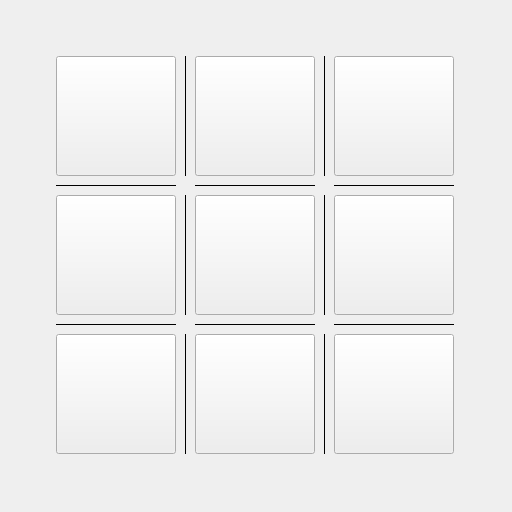
<?xml version="1.0" encoding="UTF-8"?>
<ui version="4.0">
 <class>CrissCross</class>
 <widget class="QWidget" name="CrissCross">
  <property name="geometry">
   <rect>
    <x>0</x>
    <y>0</y>
    <width>512</width>
    <height>512</height>
   </rect>
  </property>
  <property name="minimumSize">
   <size>
    <width>512</width>
    <height>512</height>
   </size>
  </property>
  <property name="windowTitle">
   <string notr="true">LogDoctor - CrissCross</string>
  </property>
  <property name="windowIcon">
   <iconset>
    <normalon>:/logo/logo/logdoctor.svg</normalon>
   </iconset>
  </property>
  <layout class="QGridLayout" name="gridLayout_2">
   <item row="1" column="1">
    <widget class="QFrame" name="frame">
     <property name="sizePolicy">
      <sizepolicy hsizetype="Expanding" vsizetype="Expanding">
       <horstretch>0</horstretch>
       <verstretch>0</verstretch>
      </sizepolicy>
     </property>
     <property name="minimumSize">
      <size>
       <width>400</width>
       <height>400</height>
      </size>
     </property>
     <property name="maximumSize">
      <size>
       <width>400</width>
       <height>400</height>
      </size>
     </property>
     <layout class="QGridLayout" name="gridLayout">
      <property name="leftMargin">
       <number>0</number>
      </property>
      <property name="topMargin">
       <number>0</number>
      </property>
      <property name="rightMargin">
       <number>0</number>
      </property>
      <property name="bottomMargin">
       <number>0</number>
      </property>
      <property name="spacing">
       <number>8</number>
      </property>
      <item row="0" column="0">
       <widget class="QPushButton" name="button_NW">
        <property name="sizePolicy">
         <sizepolicy hsizetype="MinimumExpanding" vsizetype="MinimumExpanding">
          <horstretch>0</horstretch>
          <verstretch>0</verstretch>
         </sizepolicy>
        </property>
        <property name="minimumSize">
         <size>
          <width>120</width>
          <height>120</height>
         </size>
        </property>
        <property name="maximumSize">
         <size>
          <width>120</width>
          <height>120</height>
         </size>
        </property>
        <property name="cursor">
         <cursorShape>PointingHandCursor</cursorShape>
        </property>
        <property name="iconSize">
         <size>
          <width>104</width>
          <height>104</height>
         </size>
        </property>
       </widget>
      </item>
      <item row="0" column="1">
       <widget class="Line" name="line_3">
        <property name="frameShadow">
         <enum>QFrame::Plain</enum>
        </property>
        <property name="orientation">
         <enum>Qt::Vertical</enum>
        </property>
       </widget>
      </item>
      <item row="0" column="2">
       <widget class="QPushButton" name="button_N">
        <property name="sizePolicy">
         <sizepolicy hsizetype="MinimumExpanding" vsizetype="MinimumExpanding">
          <horstretch>0</horstretch>
          <verstretch>0</verstretch>
         </sizepolicy>
        </property>
        <property name="minimumSize">
         <size>
          <width>120</width>
          <height>120</height>
         </size>
        </property>
        <property name="maximumSize">
         <size>
          <width>120</width>
          <height>120</height>
         </size>
        </property>
        <property name="cursor">
         <cursorShape>PointingHandCursor</cursorShape>
        </property>
        <property name="iconSize">
         <size>
          <width>104</width>
          <height>104</height>
         </size>
        </property>
       </widget>
      </item>
      <item row="0" column="3">
       <widget class="Line" name="line_4">
        <property name="frameShadow">
         <enum>QFrame::Plain</enum>
        </property>
        <property name="orientation">
         <enum>Qt::Vertical</enum>
        </property>
       </widget>
      </item>
      <item row="0" column="4">
       <widget class="QPushButton" name="button_NE">
        <property name="sizePolicy">
         <sizepolicy hsizetype="MinimumExpanding" vsizetype="MinimumExpanding">
          <horstretch>0</horstretch>
          <verstretch>0</verstretch>
         </sizepolicy>
        </property>
        <property name="minimumSize">
         <size>
          <width>120</width>
          <height>120</height>
         </size>
        </property>
        <property name="maximumSize">
         <size>
          <width>120</width>
          <height>120</height>
         </size>
        </property>
        <property name="cursor">
         <cursorShape>PointingHandCursor</cursorShape>
        </property>
        <property name="iconSize">
         <size>
          <width>104</width>
          <height>104</height>
         </size>
        </property>
       </widget>
      </item>
      <item row="1" column="0">
       <widget class="Line" name="line_1">
        <property name="frameShadow">
         <enum>QFrame::Plain</enum>
        </property>
        <property name="orientation">
         <enum>Qt::Horizontal</enum>
        </property>
       </widget>
      </item>
      <item row="1" column="2">
       <widget class="Line" name="line_6">
        <property name="frameShadow">
         <enum>QFrame::Plain</enum>
        </property>
        <property name="orientation">
         <enum>Qt::Horizontal</enum>
        </property>
       </widget>
      </item>
      <item row="1" column="4">
       <widget class="Line" name="line_7">
        <property name="frameShadow">
         <enum>QFrame::Plain</enum>
        </property>
        <property name="orientation">
         <enum>Qt::Horizontal</enum>
        </property>
       </widget>
      </item>
      <item row="2" column="0">
       <widget class="QPushButton" name="button_W">
        <property name="sizePolicy">
         <sizepolicy hsizetype="MinimumExpanding" vsizetype="MinimumExpanding">
          <horstretch>0</horstretch>
          <verstretch>0</verstretch>
         </sizepolicy>
        </property>
        <property name="minimumSize">
         <size>
          <width>120</width>
          <height>120</height>
         </size>
        </property>
        <property name="maximumSize">
         <size>
          <width>120</width>
          <height>120</height>
         </size>
        </property>
        <property name="cursor">
         <cursorShape>PointingHandCursor</cursorShape>
        </property>
        <property name="iconSize">
         <size>
          <width>104</width>
          <height>104</height>
         </size>
        </property>
       </widget>
      </item>
      <item row="2" column="1">
       <widget class="Line" name="line_9">
        <property name="frameShadow">
         <enum>QFrame::Plain</enum>
        </property>
        <property name="orientation">
         <enum>Qt::Vertical</enum>
        </property>
       </widget>
      </item>
      <item row="2" column="2">
       <widget class="QPushButton" name="button_C">
        <property name="sizePolicy">
         <sizepolicy hsizetype="MinimumExpanding" vsizetype="MinimumExpanding">
          <horstretch>0</horstretch>
          <verstretch>0</verstretch>
         </sizepolicy>
        </property>
        <property name="minimumSize">
         <size>
          <width>120</width>
          <height>120</height>
         </size>
        </property>
        <property name="maximumSize">
         <size>
          <width>120</width>
          <height>120</height>
         </size>
        </property>
        <property name="cursor">
         <cursorShape>PointingHandCursor</cursorShape>
        </property>
        <property name="iconSize">
         <size>
          <width>104</width>
          <height>104</height>
         </size>
        </property>
       </widget>
      </item>
      <item row="2" column="3">
       <widget class="Line" name="line_10">
        <property name="frameShadow">
         <enum>QFrame::Plain</enum>
        </property>
        <property name="orientation">
         <enum>Qt::Vertical</enum>
        </property>
       </widget>
      </item>
      <item row="2" column="4">
       <widget class="QPushButton" name="button_E">
        <property name="sizePolicy">
         <sizepolicy hsizetype="MinimumExpanding" vsizetype="MinimumExpanding">
          <horstretch>0</horstretch>
          <verstretch>0</verstretch>
         </sizepolicy>
        </property>
        <property name="minimumSize">
         <size>
          <width>120</width>
          <height>120</height>
         </size>
        </property>
        <property name="maximumSize">
         <size>
          <width>120</width>
          <height>120</height>
         </size>
        </property>
        <property name="cursor">
         <cursorShape>PointingHandCursor</cursorShape>
        </property>
        <property name="iconSize">
         <size>
          <width>104</width>
          <height>104</height>
         </size>
        </property>
       </widget>
      </item>
      <item row="3" column="0">
       <widget class="Line" name="line_2">
        <property name="frameShadow">
         <enum>QFrame::Plain</enum>
        </property>
        <property name="orientation">
         <enum>Qt::Horizontal</enum>
        </property>
       </widget>
      </item>
      <item row="3" column="2">
       <widget class="Line" name="line_5">
        <property name="frameShadow">
         <enum>QFrame::Plain</enum>
        </property>
        <property name="orientation">
         <enum>Qt::Horizontal</enum>
        </property>
       </widget>
      </item>
      <item row="3" column="4">
       <widget class="Line" name="line_8">
        <property name="frameShadow">
         <enum>QFrame::Plain</enum>
        </property>
        <property name="orientation">
         <enum>Qt::Horizontal</enum>
        </property>
       </widget>
      </item>
      <item row="4" column="0">
       <widget class="QPushButton" name="button_SW">
        <property name="sizePolicy">
         <sizepolicy hsizetype="MinimumExpanding" vsizetype="MinimumExpanding">
          <horstretch>0</horstretch>
          <verstretch>0</verstretch>
         </sizepolicy>
        </property>
        <property name="minimumSize">
         <size>
          <width>120</width>
          <height>120</height>
         </size>
        </property>
        <property name="maximumSize">
         <size>
          <width>120</width>
          <height>120</height>
         </size>
        </property>
        <property name="cursor">
         <cursorShape>PointingHandCursor</cursorShape>
        </property>
        <property name="iconSize">
         <size>
          <width>104</width>
          <height>104</height>
         </size>
        </property>
       </widget>
      </item>
      <item row="4" column="1">
       <widget class="Line" name="line_11">
        <property name="frameShadow">
         <enum>QFrame::Plain</enum>
        </property>
        <property name="orientation">
         <enum>Qt::Vertical</enum>
        </property>
       </widget>
      </item>
      <item row="4" column="2">
       <widget class="QPushButton" name="button_S">
        <property name="sizePolicy">
         <sizepolicy hsizetype="MinimumExpanding" vsizetype="MinimumExpanding">
          <horstretch>0</horstretch>
          <verstretch>0</verstretch>
         </sizepolicy>
        </property>
        <property name="minimumSize">
         <size>
          <width>120</width>
          <height>120</height>
         </size>
        </property>
        <property name="maximumSize">
         <size>
          <width>120</width>
          <height>120</height>
         </size>
        </property>
        <property name="cursor">
         <cursorShape>PointingHandCursor</cursorShape>
        </property>
        <property name="iconSize">
         <size>
          <width>104</width>
          <height>104</height>
         </size>
        </property>
       </widget>
      </item>
      <item row="4" column="3">
       <widget class="Line" name="line_12">
        <property name="frameShadow">
         <enum>QFrame::Plain</enum>
        </property>
        <property name="orientation">
         <enum>Qt::Vertical</enum>
        </property>
       </widget>
      </item>
      <item row="4" column="4">
       <widget class="QPushButton" name="button_SE">
        <property name="sizePolicy">
         <sizepolicy hsizetype="MinimumExpanding" vsizetype="MinimumExpanding">
          <horstretch>0</horstretch>
          <verstretch>0</verstretch>
         </sizepolicy>
        </property>
        <property name="minimumSize">
         <size>
          <width>120</width>
          <height>120</height>
         </size>
        </property>
        <property name="maximumSize">
         <size>
          <width>120</width>
          <height>120</height>
         </size>
        </property>
        <property name="cursor">
         <cursorShape>PointingHandCursor</cursorShape>
        </property>
        <property name="iconSize">
         <size>
          <width>104</width>
          <height>104</height>
         </size>
        </property>
       </widget>
      </item>
     </layout>
    </widget>
   </item>
   <item row="1" column="2">
    <spacer name="spacer_Board_Right">
     <property name="orientation">
      <enum>Qt::Horizontal</enum>
     </property>
     <property name="sizeType">
      <enum>QSizePolicy::MinimumExpanding</enum>
     </property>
     <property name="sizeHint" stdset="0">
      <size>
       <width>38</width>
       <height>397</height>
      </size>
     </property>
    </spacer>
   </item>
   <item row="1" column="0">
    <spacer name="spacer_Board_Left">
     <property name="orientation">
      <enum>Qt::Horizontal</enum>
     </property>
     <property name="sizeType">
      <enum>QSizePolicy::MinimumExpanding</enum>
     </property>
     <property name="sizeHint" stdset="0">
      <size>
       <width>4</width>
       <height>16</height>
      </size>
     </property>
    </spacer>
   </item>
   <item row="0" column="1">
    <spacer name="spacer_Board_Top">
     <property name="orientation">
      <enum>Qt::Vertical</enum>
     </property>
     <property name="sizeType">
      <enum>QSizePolicy::MinimumExpanding</enum>
     </property>
     <property name="sizeHint" stdset="0">
      <size>
       <width>16</width>
       <height>4</height>
      </size>
     </property>
    </spacer>
   </item>
   <item row="2" column="1">
    <spacer name="spacer_Board_Bottom">
     <property name="orientation">
      <enum>Qt::Vertical</enum>
     </property>
     <property name="sizeType">
      <enum>QSizePolicy::MinimumExpanding</enum>
     </property>
     <property name="sizeHint" stdset="0">
      <size>
       <width>16</width>
       <height>4</height>
      </size>
     </property>
    </spacer>
   </item>
  </layout>
 </widget>
 <resources/>
 <connections/>
</ui>
